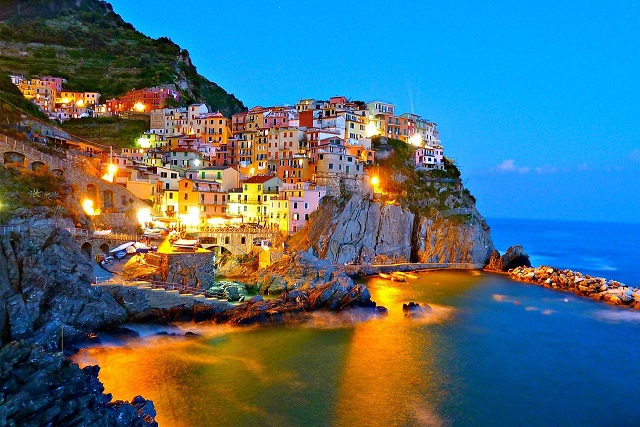
#> input picture data/CinqueTerre.jpg, 640 x 427 px, found by its file name
$ python gaussian.py
#> lines starting #> are read from the running program, lines starting #| are printed output that depends on the picture
import cv2

img = cv2.imread("C:/Users/claud/PycharmProjects/CursoOpenCV/data/CinqueTerre.jpg", cv2.IMREAD_COLOR)
#> img is the input picture: shape (427, 640, 3); mean B, G, R 122.6, 108.5, 75.5

kernelSize = (5,5)

filtro1 = cv2.GaussianBlur(img,kernelSize,0)
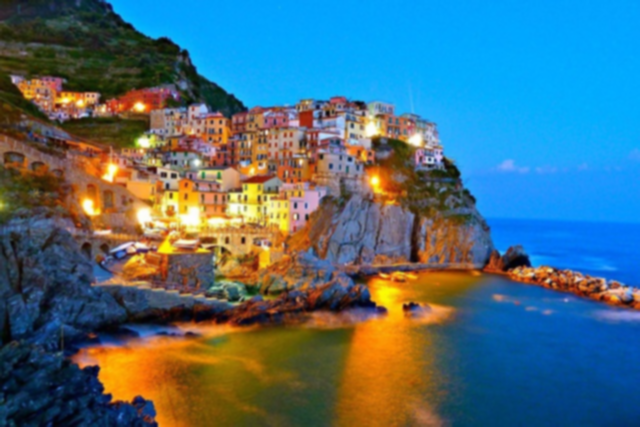
#> filtro1: shape (427, 640, 3); mean B, G, R 122.6, 108.5, 75.5
filtro2 = cv2.blur(img,kernelSize)


cv2.imshow('Original', img)
cv2.imshow('Gaussian', filtro1)
cv2.imshow('Blur', filtro2)


cv2.waitKey()

cv2.destroyAllWindows()
